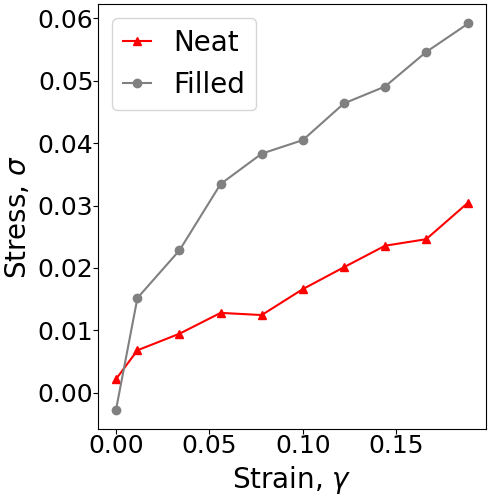

Write the Python code that produced this figure.
#!/usr/bin/env python3
# -*- coding: utf-8 -*-
"""
created on Fri March 3 05:48:00 2023

@author: pierrekawak
"""

import sys
import numpy as np
import matplotlib.pyplot as plt
import matplotlib
#matplotlib.use('tkagg')
import pandas as pd

# figure settings
test = 1
fontsize  = 20
labelsize = 18
figsize   = (4.9, 5.0)
bin       = 1
num_bins  = 20
pt_to_in  = 72
filter_min_shear = 0.0
filter_shear = 0.2
#figsize   = (180/pt_to_in, 190/pt_to_in)
neat_marker = "^"
filled_marker = "o"
neat_color = "r"
filler_color = "b"
filled_color = "#808080"
polymer_color = "r"

# constants
Npolymer = 102500
Nfiller  = 51450
Ntotal   = Npolymer+Nfiller

neat_file_name   = "../data_files/neat_deform_dataframe.out"
filled_file_name = "../data_files/filled_deform_dataframe.out"
neat_base_file_name   = "../data_files/neat_npt_dataframe.out"
filled_base_file_name = "../data_files/filled_npt_dataframe.out"

neat_df          = pd.read_csv(neat_file_name)
filled_df        = pd.read_csv(filled_file_name)
neat_base_df     = pd.read_csv(neat_base_file_name)
filled_base_df   = pd.read_csv(filled_base_file_name)
neat_df       ["pnorm"] = neat_df["v_pyy"] + neat_df["v_pzz"]
filled_df     ["pnorm"] = filled_df["v_pyy"] + filled_df["v_pzz"]
neat_base_df  ["pnorm"] = neat_base_df["v_pyy"] + neat_base_df["v_pzz"]
filled_base_df["pnorm"] = filled_base_df["v_pyy"] + filled_base_df["v_pzz"]

neat_df          = neat_df[neat_df["v_shear_shift"] < filter_shear]
filled_df        = filled_df[filled_df["v_shear_shift"] < filter_shear]
neat_base_df     = neat_base_df[neat_base_df["v_shear_shift"] < filter_shear]
filled_base_df   = filled_base_df[filled_base_df["v_shear_shift"] < filter_shear]
neat_df          = neat_df[neat_df["v_shear_shift"] > filter_min_shear]
filled_df        = filled_df[filled_df["v_shear_shift"] > filter_min_shear]
neat_base_df     = neat_base_df[neat_base_df["v_shear_shift"] > filter_min_shear]
filled_base_df   = filled_base_df[filled_base_df["v_shear_shift"] > filter_min_shear]

neat_base_df     = neat_base_df.mean()
filled_base_df   = filled_base_df.mean()

if bin:
  bins = np.linspace(np.amin(neat_df["Time"]), np.amax(neat_df["Time"])+1, int(len(neat_df["Time"])/num_bins))
  neat_df["Time_Binned"] = pd.cut(neat_df["Time"], bins, right=False)
  neat_df = neat_df.groupby("Time_Binned", as_index=False).mean()

  bins = np.linspace(np.amin(filled_df["Time"]), np.amax(filled_df["Time"])+1, int(len(filled_df["Time"])/num_bins))
  filled_df["Time_Binned"] = pd.cut(filled_df["Time"], bins, right=False)
  filled_df = filled_df.groupby("Time_Binned", as_index=False).mean()

# gotta add the quiescent at 0
neat_shear    = np.append(0, neat_df["v_shear_shift"])
filled_shear  = np.append(0, filled_df["v_shear_shift"])
neat_stress   = np.append(neat_base_df["v_pxx"], neat_df["v_pxx"])
filled_stress = np.append(filled_base_df["v_pxx"], filled_df["v_pxx"])
neat_stress_norm   = -np.append(neat_base_df["pnorm"], neat_df["pnorm"])
filled_stress_norm = -np.append(filled_base_df["pnorm"], filled_df["pnorm"])
neat_stress_norm   = -neat_df["pnorm"]
filled_stress_norm = -filled_df["pnorm"]

filled_polymer_pi = np.append(filled_base_df["c_pxx_polymer[1]"]/Npolymer, filled_df["c_pxx_polymer[1]"]/Npolymer)
filled_filler_pi  = np.append(filled_base_df["c_pxx_filler[1]"]/Nfiller, filled_df["c_pxx_filler[1]"]/Nfiller)

filled_polymer_pi_norm = -np.append(filled_base_df["c_pxx_polymer[2]"]/Npolymer + filled_base_df["c_pxx_polymer[3]"]/Npolymer, filled_df["c_pxx_polymer[2]"]/Npolymer + filled_df["c_pxx_polymer[3]"]/Npolymer)
filled_filler_pi_norm  = -np.append(filled_base_df["c_pxx_filler[2]"]/Nfiller   + filled_base_df["c_pxx_filler[3]"]/Nfiller  , filled_df["c_pxx_filler[2]"]/Nfiller   + filled_df["c_pxx_filler[3]"]/Nfiller  )
filled_polymer_pi_norm = -filled_df["c_pxx_polymer[2]"]/Npolymer - filled_df["c_pxx_polymer[3]"]/Npolymer
filled_filler_pi_norm  = -filled_df["c_pxx_filler[2]"]/Nfiller   - filled_df["c_pxx_filler[3]"]/Nfiller

filled_polymer_stress = np.append(filled_base_df["c_pxx_polymer[1]"]/Ntotal, filled_df["c_pxx_polymer[1]"]/Ntotal)
filled_filler_stress  = np.append(filled_base_df["c_pxx_filler[1]"]/Ntotal, filled_df["c_pxx_filler[1]"]/Ntotal)

filled_polymer_stress_norm = -np.append(filled_base_df["c_pxx_polymer[2]"]/Ntotal + filled_base_df["c_pxx_polymer[3]"]/Ntotal, filled_df["c_pxx_polymer[2]"]/Ntotal + filled_df["c_pxx_polymer[3]"]/Ntotal)
filled_filler_stress_norm  = -np.append(filled_base_df["c_pxx_filler[2]"]/Ntotal   + filled_base_df["c_pxx_filler[3]"]/Ntotal  , filled_df["c_pxx_filler[2]"]/Ntotal   + filled_df["c_pxx_filler[3]"]/Ntotal  )
filled_polymer_stress_norm = -filled_df["c_pxx_polymer[2]"]/Ntotal - filled_df["c_pxx_polymer[3]"]/Ntotal
filled_filler_stress_norm  = -filled_df["c_pxx_filler[2]"]/Ntotal  - filled_df["c_pxx_filler[3]"]/Ntotal

import os
basename = os.path.splitext(__file__)[0]

def common_format(ax):
  ax.set_ylabel(r"Stress, $\sigma$", fontsize=fontsize)
  #ax.set_ylabel(r"Stress, $\sigma_{\mathrm{extensional}}$", fontsize=fontsize)
  ax.tick_params(axis='both', labelsize=labelsize, pad=0)
  ax.set_xlabel(r"Strain, $\gamma$", fontsize=fontsize)
  ax.legend(loc='best', fontsize=fontsize, handlelength=1.0)
  if test == 0:
    plt.subplots_adjust(left=0.1, bottom=0.1, right=0.999, top=0.999)

fig, ax = plt.subplots(1, 1, sharex=True, figsize=figsize, constrained_layout=test)
ax.plot(neat_shear  , neat_stress  , marker=neat_marker  , color=neat_color, label="Neat")
ax.plot(filled_shear, filled_stress, marker=filled_marker, color=filled_color, label="Filled")
common_format(ax)
plt.savefig(basename+".png")

fig, ax = plt.subplots(1, 1, sharex=True, figsize=figsize, constrained_layout=test)
#ax.plot(neat_shear  , neat_stress  , marker=neat_marker  , color=neat_color  , alpha=0.3, label="Neat")
ax.plot(filled_shear, filled_stress, marker=filled_marker, color=filled_color, label="Total")
ax.plot(filled_shear, filled_filler_stress , marker=filled_marker, color=filler_color, label="Filler")
ax.plot(filled_shear, filled_polymer_stress, marker=filled_marker, color=polymer_color, label="Polymer")
common_format(ax)
plt.savefig(basename+".groups.png")

fig, ax = plt.subplots(1, 1, sharex=True, figsize=figsize, constrained_layout=test)
ax.plot(filled_shear, filled_stress-neat_stress, marker=filled_marker, label="Total")
ax.plot(filled_shear, filled_filler_stress , marker=filled_marker, label="Filler")
ax.plot(filled_shear, filled_polymer_stress-neat_stress, marker=filled_marker, label="Polymer")
common_format(ax)
ax.set_ylabel(r"$\sigma_{\mathrm{Filled}} - \sigma_{\mathrm{Neat}}$", fontsize=fontsize)#, labelpad=10)
plt.savefig(basename+".diff.png")

fig, ax = plt.subplots(1, 1, sharex=True, figsize=figsize, constrained_layout=test)
ax.plot(neat_shear[1:]  , neat_stress_norm  , marker=neat_marker  , color=neat_color, label="Neat")
ax.plot(filled_shear[1:], filled_stress_norm, marker=filled_marker, color=filled_color, label="Filled")
common_format(ax)
ax.set_ylabel(r"$P_{\mathrm{normal}}$", fontsize=fontsize)
plt.savefig(basename+".norm.png")

fig, ax = plt.subplots(1, 1, sharex=True, figsize=figsize, constrained_layout=test)
#ax.plot(neat_shear  , neat_stress_norm  , marker=neat_marker  , color=neat_color  , alpha=0.3, label="Neat")
ax.plot(filled_shear[1:], filled_stress_norm, marker=filled_marker, color=filled_color, label="Total")
ax.plot(filled_shear[1:], filled_filler_stress_norm , marker=filled_marker, color=filler_color, label="Filler")
ax.plot(filled_shear[1:], filled_polymer_stress_norm, marker=filled_marker, color=polymer_color, label="Polymer")
common_format(ax)
ax.set_ylabel(r"$P_{\mathrm{normal}}$", fontsize=fontsize)
plt.savefig(basename+".norm.groups.png")

fig, ax = plt.subplots(1, 1, sharex=True, figsize=figsize, constrained_layout=test)
ax.plot(filled_shear[1:], filled_stress_norm-neat_stress_norm, marker=filled_marker, label="Total")
ax.plot(filled_shear[1:], filled_filler_stress_norm , marker=filled_marker, label="Filler")
ax.plot(filled_shear[1:], filled_polymer_stress_norm-neat_stress_norm, marker=filled_marker, label="Polymer")
common_format(ax)
ax.set_ylabel(r"$\sigma_{\mathrm{Filled}} - \sigma_{\mathrm{Neat}}$", fontsize=fontsize)#, labelpad=10)
plt.savefig(basename+".norm.diff.png")
